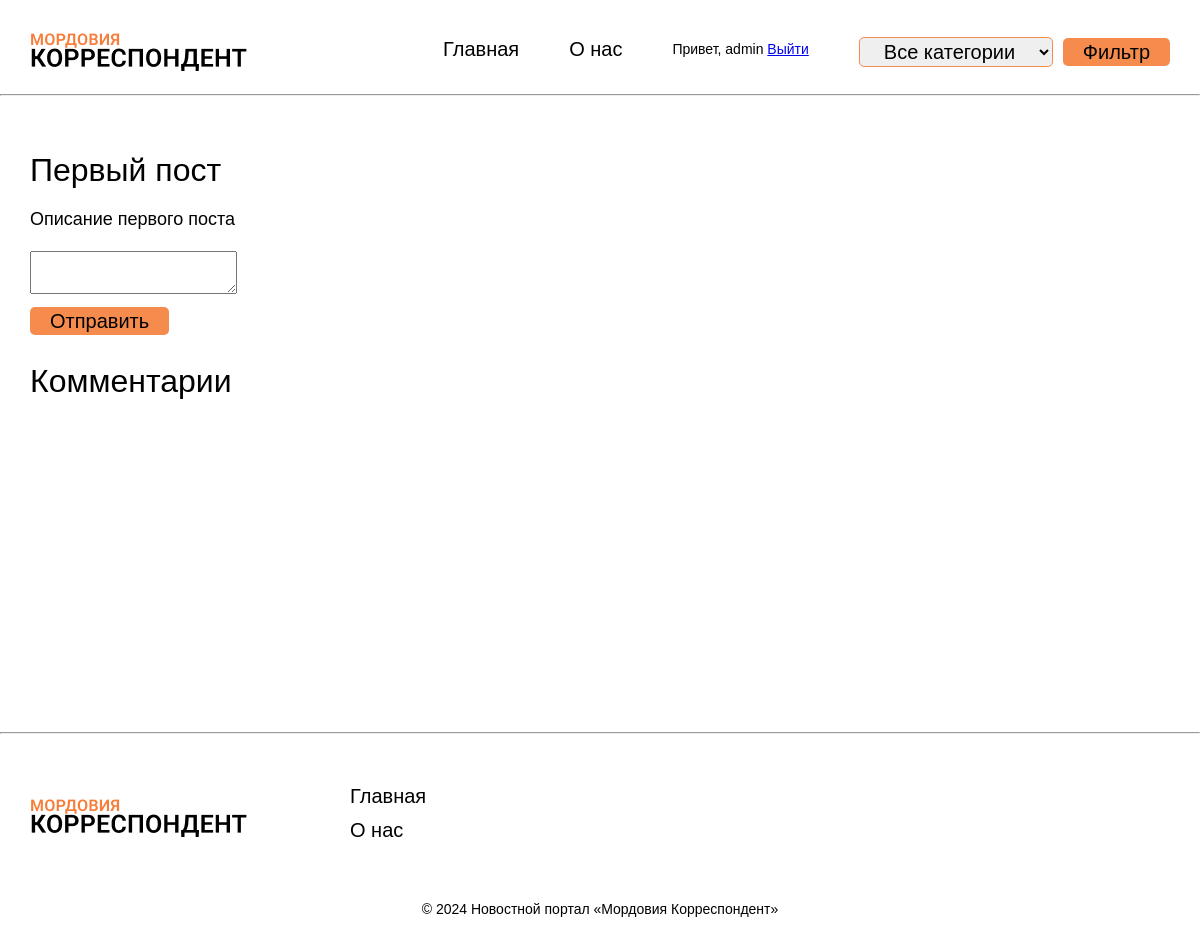
Before: /post/1 (signed in) with the older database file.
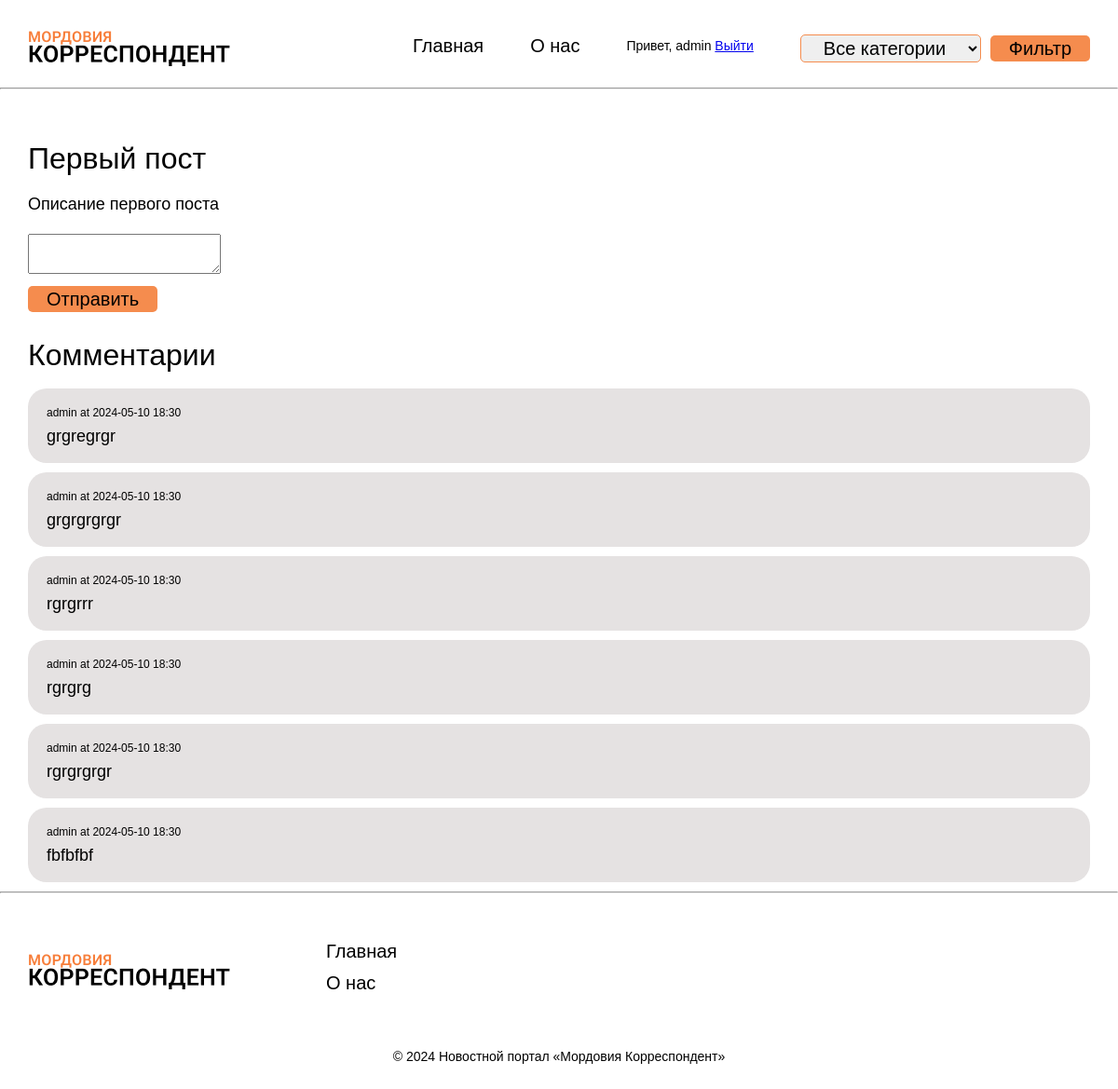
After: the same page with the newer database file.
### app.py (models this page shows, shortened)
class Comment(db.Model):
    id = db.Column(db.Integer, primary_key=True)
    body = db.Column(db.Text, nullable=False)
    date_posted = db.Column(db.DateTime, nullable=False, default=datetime.utcnow)
    user_id = db.Column(db.Integer, db.ForeignKey('user.id'), nullable=False)
    post_id = db.Column(db.Integer, db.ForeignKey('post.id'), nullable=False)
    user = db.relationship('User', backref=db.backref('comments', lazy=True))
    post = db.relationship('Post', backref=db.backref('comments', lazy=True))

class User(db.Model, UserMixin):
    id = db.Column(db.Integer, primary_key=True)
    username = db.Column(db.String(80), unique=True, nullable=False)
    email = db.Column(db.String(120), unique=True, nullable=True, default=None)
    password_hash = db.Column(db.String(128), nullable=False)

### app.py (the view)
@app.route('/post/<int:post_id>', methods=['GET', 'POST'])
@login_required
def post_detail(post_id):
    post = Post.query.get_or_404(post_id)
    form = CommentForm()
    if form.validate_on_submit():
        comment = Comment(body=form.body.data, post_id=post.id, user_id=current_user.id)
        db.session.add(comment)
        db.session.commit()
        flash('Your comment has been published.')
        return redirect(url_for('post_detail', post_id=post.id))
    comments = Comment.query.filter_by(post_id=post.id).order_by(desc(Comment.date_posted)).all()
    return render_template('post_detail.html', post=post, form=form, comments=comments, title='Новость')

### app.py
class CommentForm(FlaskForm):
    body = TextAreaField('', validators=[DataRequired()])
    submit = SubmitField('Submit')

### app.py (called while the page is built)
@login_manager.user_loader
def load_user(user_id):
    return User.query.get(int(user_id))

### news_portal/templates/post_detail.html (shortened to what this page needs)
{% extends 'base.html' %}
{% block content %}
<h1 class="main__h1">{{ post.title }}</h1><br>
<p class="main__content">{{ post.content }}</p>
<form method="post" action="{{ url_for('post_detail', post_id=post.id) }}">
    <div class="form-group">
        {{ form.body(class="form-control") }}
    </div>
    <button type="submit" class="btn btn-primary main__btn">Отправить</button>
</form>
<div class="comments">
    <h2 class="main__h2">Комментарии</h2>
    {% for comment in comments %}
        <div class="main__comment">
            <p class="main__date">{{ comment.user.username }} at {{ comment.date_posted.strftime('%Y-%m-%d %H:%M') }}</p>
            <p class="main__body">{{ comment.body }}</p>
        </div>
    {% endfor %}
</div>
{% endblock content %}

Changed rows visible on the page:
added Comment: user.username "admin", date_posted "2024-05-10 18:30", body "grgregrgr"
added Comment: user.username "admin", date_posted "2024-05-10 18:30", body "grgrgrgrgr"
added Comment: user.username "admin", date_posted "2024-05-10 18:30", body "rgrgrrr"
added Comment: user.username "admin", date_posted "2024-05-10 18:30", body "rgrgrg"
added Comment: user.username "admin", date_posted "2024-05-10 18:30", body "rgrgrgrgr"
added Comment: user.username "admin", date_posted "2024-05-10 18:30", body "fbfbfbf"
